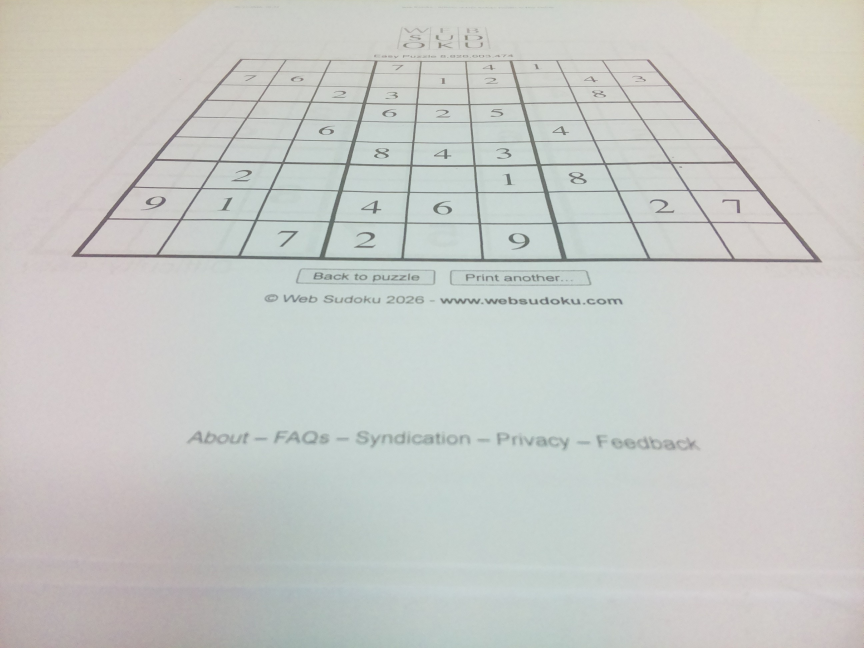
#> input picture assets/vision/test grids/weblarge.jpg, 2592 x 1944 px (shown at 1/3 size)
$ python vis_board.py
#> lines starting #> are read from the running program, lines starting #| are printed output that depends on the picture; after the words box and inside, x2 and y2 are one past the last pixel; in counts of white or black regions, pixels touching at a corner belong together; long printed decimals are rounded
#> further down, image is the input picture: shape (1944, 2592, 3); mean B, G, R 198.7, 201.9, 200
"""Capture, detect and rectify a Sudoku board, and locate the camera on it.

Board frame (the frame the camera pose is reported in, all in mm):
    origin  bottom-left corner of the board, on the board surface
    x       along the bottom edge, to the right
    y       up the left edge, towards the top of the board
    z       up, out of the board

A 200 x 200 mm board therefore spans (0, 0) to (200, 200), and a camera
mounted just below the board's centre sits near (100, -75, CAMERA_HEIGHT).

Camera axes (used internally while measuring the board):
    origin  the point on the board plane directly below the camera
    x       the camera's right
    y       the camera's forward direction, projected onto the board plane
"""

from dataclasses import dataclass
import subprocess
import sys
import time
from pathlib import Path

import cv2
import numpy as np

if __package__ in (None, ""):
    sys.path.insert(0, str(Path(__file__).resolve().parents[1]))

import config


@dataclass
class CameraPose:
    """Camera pose in the board frame, plus the measured board size.

    x, y: stamper position, i.e. the camera position plus
        CAMERA_TO_STAMPER_OFFSET_MM along the camera's x axis (mm).
    theta: angle of the camera's x axis from the board's x axis, degrees CCW.
    board_width, board_height: measured board size (mm).
    """

    x: float
    y: float
    theta: float
    dx_top: float
    dx_btm: float
    dy_left: float
    dy_top: float

    @property
    def board_width(self) -> float:
        return (self.dx_top + self.dx_btm) / 2

    @property
    def board_height(self) -> float:
        return (self.dy_left + self.dy_top) / 2


BoardPose = CameraPose


@dataclass
class RectifiedBoard:
    image: np.ndarray
    corners: np.ndarray
    transformation_matrix: np.ndarray
    camera_matrix: np.ndarray
    camera_pose: CameraPose

    @property
    def pose(self) -> CameraPose:
        return self.camera_pose


def capture_image(width: int = 2592, height: int = 1944) -> np.ndarray:
    """Capture an image using the Raspberry Pi camera."""
    start = time.perf_counter()
    process = subprocess.Popen(
        ["rpicam-jpeg", "-o", "-", "--width", str(width), "--height", str(height),
         "--nopreview"],
        stdout=subprocess.PIPE,
        stderr=subprocess.PIPE,
    )
    print(f"Camera launched in {time.perf_counter() - start:.3f}s", flush=True)
    stdout, stderr = process.communicate()
    if process.returncode != 0:
        raise subprocess.CalledProcessError(
            process.returncode, process.args, output=stdout, stderr=stderr
        )

    image = cv2.imdecode(np.frombuffer(stdout, dtype=np.uint8), cv2.IMREAD_COLOR)
    if image is None:
        raise RuntimeError("Failed to decode captured image")

    print(f"Image captured in {time.perf_counter() - start:.3f}s", flush=True)
    return image


def _calculate_camera_pose_and_corners(
    corners: np.ndarray,
    camera_matrix: np.ndarray,
) -> tuple[CameraPose, np.ndarray]:
    """Locate the camera/stamper in the board frame from the board's pixel corners.

    corners: (4, 2) pixel coordinates in the undistorted, upright image, ordered
        top-left, top-right, bottom-right, bottom-left.
    camera_matrix: intrinsics that match those pixel coordinates (already
        adjusted for any 180-degree image rotation).
    """
    if corners.shape != (4, 2):
        raise ValueError("Expected four pixel corners with shape (4, 2)")
    if config.CAMERA_HEIGHT <= 0:
        raise ValueError("CAMERA_HEIGHT must be positive")
    if not 0 < config.CAMERA_ANGLE <= 90:
        raise ValueError("CAMERA_ANGLE must be in the range (0, 90]")

    # Back-project each corner to a ray in the camera frame (x right, y down,
    # z along the optical axis).
    pixels = np.column_stack((corners.astype(np.float64), np.ones(4)))
    rays = (np.linalg.inv(camera_matrix) @ pixels.T).T

    # Undo the camera's downward tilt so each ray has a horizontal "forward"
    # component and a vertical "up" component. Corners must point below the
    # horizon to hit the board plane.
    tilt = np.deg2rad(config.CAMERA_ANGLE)
    forward = np.cos(tilt) * rays[:, 2] - np.sin(tilt) * rays[:, 1]
    up = -np.sin(tilt) * rays[:, 2] - np.cos(tilt) * rays[:, 1]
    if np.any(up >= 0):
        raise ValueError("Board corners do not project in front of the board plane")

    # Intersect the rays with the board plane, CAMERA_HEIGHT below the camera.
    # This gives each corner's position on the plane in camera axes (mm):
    # origin directly below the camera, x to its right, y forward.
    scale = -config.CAMERA_HEIGHT / up
    corners_cam = np.column_stack((rays[:, 0] * scale, forward * scale))

    # Use the measured projected corners directly. The board origin is the
    # measured bottom-left corner, and each board axis follows its measured
    # edge. No rectangle, right-angle, or equal-edge constraint is imposed.
    board_origin = corners_cam[3]
    bottom_edge = corners_cam[2] - corners_cam[3]
    left_edge = corners_cam[0] - corners_cam[3]
    width_bottom = np.linalg.norm(bottom_edge)
    width_top = np.linalg.norm(corners_cam[1] - corners_cam[0])
    height_left = np.linalg.norm(left_edge)
    height_right = np.linalg.norm(corners_cam[2] - corners_cam[1])
    if min(width_bottom, width_top, height_left, height_right) <= 0:
        raise ValueError("Detected board has invalid dimensions")
    board_x = bottom_edge / width_bottom
    board_y = left_edge / height_left
    board_angle = np.arctan2(board_x[1], board_x[0])
    measured_global_corners = np.column_stack((
        (corners_cam - board_origin) @ board_x,
        (corners_cam - board_origin) @ board_y,
        np.zeros(4),
    ))
    print("Original board corners in the global frame (mm, TL/TR/BR/BL):")
    for index, point in enumerate(measured_global_corners):
        print(f"  {index}: ({point[0]:.2f}, {point[1]:.2f}, {point[2]:.2f})")

    # Change of frame. The camera is at (0, 0) in camera axes, so the vector
    # from the board origin to the camera is (0 - board_origin). Resolving it
    # along the board axes gives the camera's position in the board frame.
    camera_x = -board_origin @ board_x
    camera_y = -board_origin @ board_y

    # The camera's x axis sits at -board_angle from the board's x axis. The
    # stamper is offset from the camera along that axis.
    theta = -np.rad2deg(board_angle)
    offset = config.CAMERA_TO_STAMPER_OFFSET_MM
    return CameraPose(
        x=float(camera_x + offset * np.cos(np.deg2rad(theta))),
        y=float(camera_y + offset * np.sin(np.deg2rad(theta))),
        theta=float(theta),
        dx_top=float(width_top),
        dx_btm=float(width_bottom),
        dy_left=float(height_left),
        dy_top=float(height_right),
    ), corners_cam


def calculate_camera_pose(corners: np.ndarray, camera_matrix: np.ndarray) -> CameraPose:
    """Locate the camera/stamper in the board frame from board corners."""
    pose, _ = _calculate_camera_pose_and_corners(corners, camera_matrix)
    return pose


def process_image(image: np.ndarray, debug: bool = False) -> RectifiedBoard:
    """Undistort, detect and rectify a Sudoku board, and calculate the camera pose.

    Returned corners are pixel coordinates in the upright, undistorted image.
    """
#> called with debug = True
    height, width = image.shape[:2]
#> height = 1944; width = 2592

    # --- Undistort to a pinhole model --------------------------------------
    # Grayscale first: it's all the later steps need, and undistorting one
    # channel is roughly three times cheaper than three.
    gray = cv2.cvtColor(image, cv2.COLOR_BGR2GRAY)
    camera_matrix, _ = cv2.getOptimalNewCameraMatrix(
        config.CAMERA_MATRIX, config.DISTORTION_COEFFICIENTS, (width, height), alpha=0
    )
    gray = cv2.undistort(
        gray, config.CAMERA_MATRIX, config.DISTORTION_COEFFICIENTS, None, camera_matrix
    )
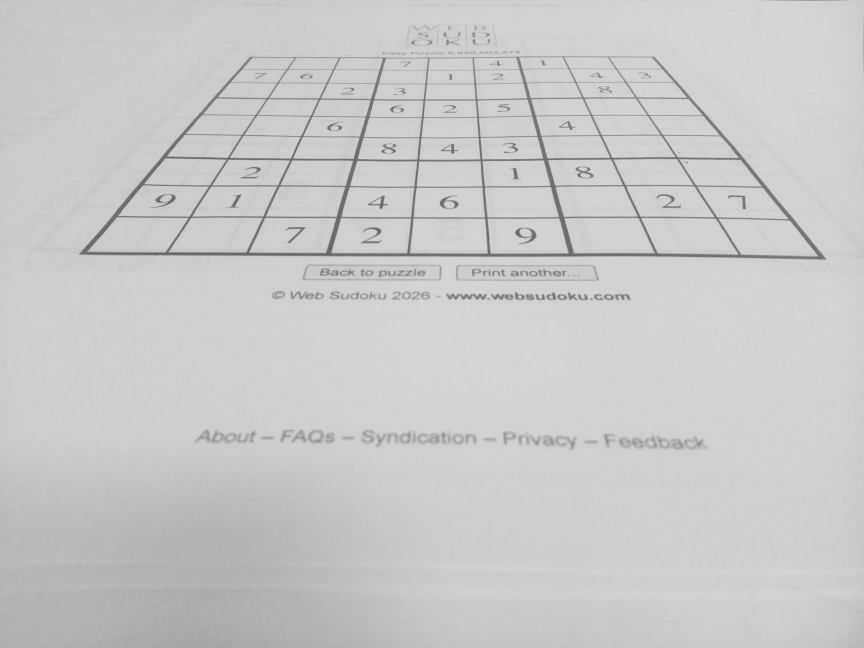
#> gray: shape (1944, 2592) (shown at 1/3 size); min 65, max 226, mean 201

    # --- Make the image upright --------------------------------------------
    # A 180-degree rotation maps pixel (u, v) to (W-1-u, H-1-v), so the
    # principal point has to move with it. This is the only place it's done.
    if config.CAMERA_MOUNTED_UPSIDE_DOWN:
        gray = cv2.rotate(gray, cv2.ROTATE_180)
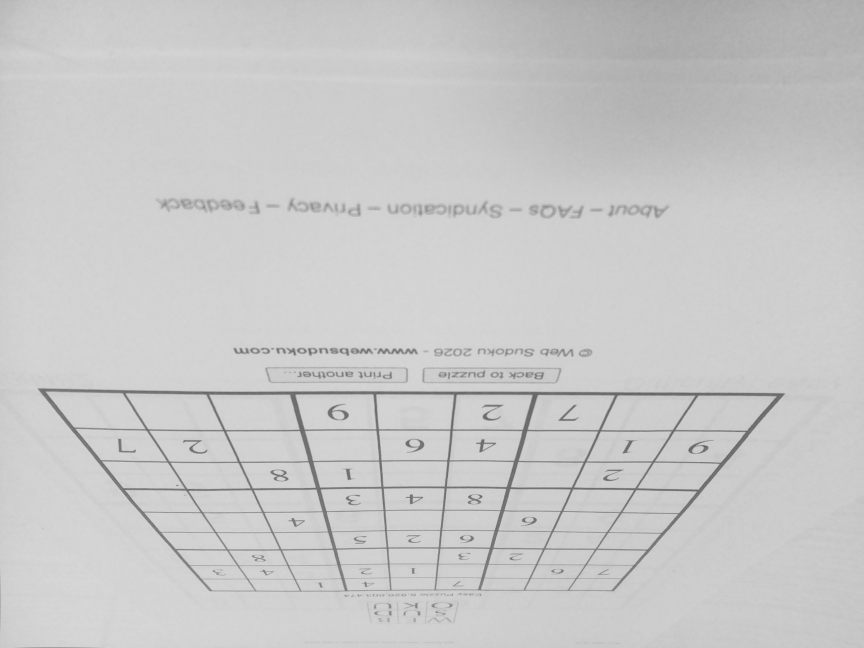
#> gray: shape (1944, 2592) (shown at 1/3 size); min 65, max 226, mean 201
        camera_matrix[0, 2] = width - 1 - camera_matrix[0, 2]
        camera_matrix[1, 2] = height - 1 - camera_matrix[1, 2]

    # --- Binary image for board detection ----------------------------------
    blurred = cv2.GaussianBlur(gray, config.GAUSSIAN_KERNEL, 0)
    binary = cv2.adaptiveThreshold(
        blurred, 255, cv2.ADAPTIVE_THRESH_GAUSSIAN_C, cv2.THRESH_BINARY,
        config.ADAPTIVE_THRESHOLD_BLOCK_SIZE, config.ADAPTIVE_THRESHOLD_C,
    )
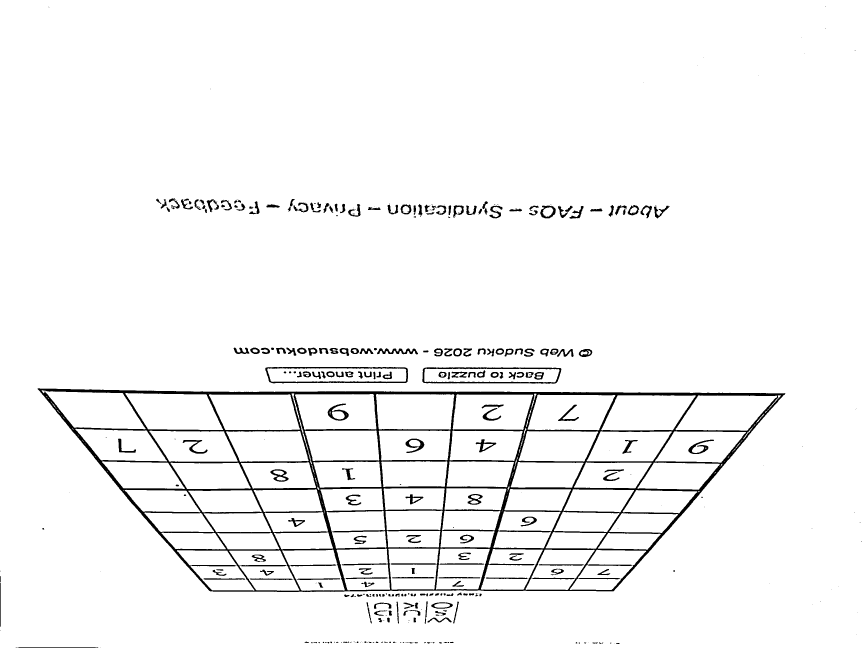
#> binary: shape (1944, 2592) (shown at 1/3 size); 96.3% white; 375 black regions (136 under 20 px), largest, box (x1, y1, x2, y2) and area: (113, 1165, 2356, 1776) 120305, (796, 1101, 1224, 1150) 3910, (1267, 1102, 1684, 1151) 3843
    binary = cv2.bitwise_not(binary)  # lines/ink become white
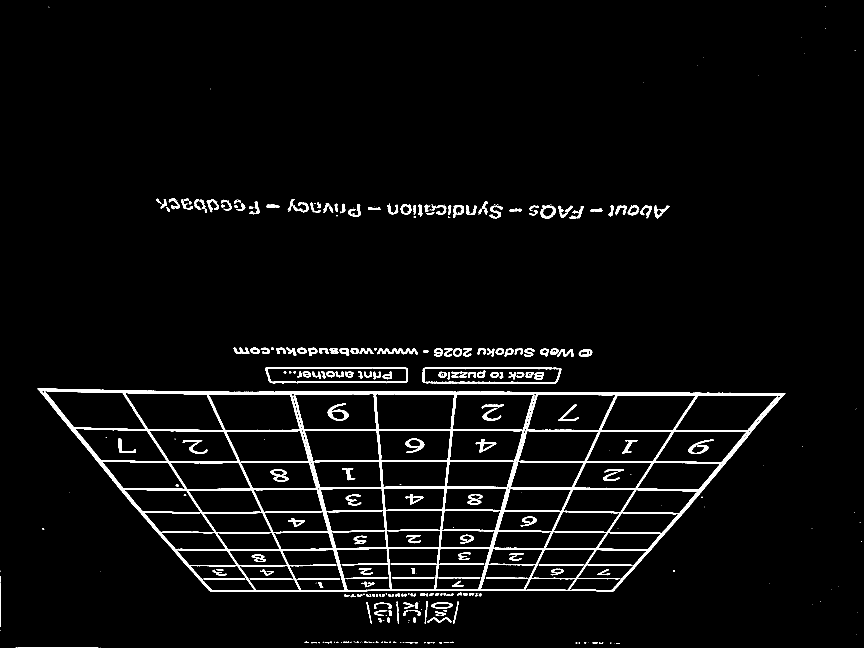
#> binary: shape (1944, 2592) (shown at 1/3 size); 3.7% white; 375 white regions (136 under 20 px), largest, box (x1, y1, x2, y2) and area: (113, 1165, 2356, 1776) 120305, (796, 1101, 1224, 1150) 3910, (1267, 1102, 1684, 1151) 3843
    # Dilate then erode (a "close") to join broken grid lines.
    kernel = np.ones((config.MORPHOLOGY_KERNEL_SIZE,) * 2, np.uint8)
    binary = cv2.morphologyEx(binary, cv2.MORPH_CLOSE, kernel)
#> binary: shape (1944, 2592); 3.7% white; 300 white regions (84 under 20 px)

    # --- Find the board: largest contour that simplifies to four points ----
    contours, _ = cv2.findContours(binary, cv2.RETR_EXTERNAL, cv2.CHAIN_APPROX_SIMPLE)
#> contours = 218 contours, 87 with area under 20; largest, box (x1, y1, x2, y2) and area: (113, 1165, 2356, 1776) 1035548, (796, 1101, 1224, 1150) 19688, (1267, 1102, 1684, 1151) 19002, (1621, 617, 1667, 655) 1326, (1131, 1045, 1254, 1063) 909
    contours = sorted(contours, key=cv2.contourArea, reverse=True)
    for contour in contours:
        approximation = cv2.approxPolyDP(
            contour, 0.02 * cv2.arcLength(contour, True), True
        )
        if len(approximation) == 4:
            break
    else:
        raise ValueError("Could not find Sudoku board")
#> this loop made 1 pass

    # Order corners TL, TR, BR, BL: the two highest points in the image are the
    # top edge and the two lowest are the bottom edge, then split each pair
    # left/right by x. Unlike ordering by x+y / y-x, this holds up when
    # perspective makes the near edge much wider than the far edge. It assumes
    # the board is within about 45 degrees of upright in the image.
    points = approximation.reshape(4, 2).astype(np.float32)
#> points = [[113, 1165], [639, 1774], [1840, 1773], [2355, 1181]]
    by_y = points[np.argsort(points[:, 1])]
#> by_y = [[113, 1165], [2355, 1181], [1840, 1773], [639, 1774]]
    top = by_y[:2][np.argsort(by_y[:2, 0])]
#> top = [[113, 1165], [2355, 1181]]
    bottom = by_y[2:][np.argsort(by_y[2:, 0])]
#> bottom = [[639, 1774], [1840, 1773]]
    corners = np.array([top[0], top[1], bottom[1], bottom[0]], dtype=np.float32)
#> corners has the same summary as by_y

    # --- Camera pose in the board frame ------------------------------------
    camera_pose, _ = _calculate_camera_pose_and_corners(
        corners,
        camera_matrix,
    )
#> in _calculate_camera_pose_and_corners, `pixels = np.column_stack((corners.astype(np.float64), np.ones(4)))`: pixels = [[113, 1165, 1], [2355, 1181, 1], [1840, 1773, 1], [639, 1774, 1]]
#> in _calculate_camera_pose_and_corners, `rays = (np.linalg.inv(camera_matrix) @ pixels.T).T`: rays = [[-0.305, 0.118, 1], [0.53, 0.124, 1], [0.338, 0.341, 1], [-0.109, 0.342, 1]]
#> in _calculate_camera_pose_and_corners, `forward = np.cos(tilt) * rays[:, 2] - np.sin(tilt) * rays[:, 1]`: forward = [0.818, 0.815, 0.709, 0.709]
#> in _calculate_camera_pose_and_corners, `up = -np.sin(tilt) * rays[:, 2] - np.cos(tilt) * rays[:, 1]`: up = [-0.588, -0.593, -0.783, -0.784]
#> in _calculate_camera_pose_and_corners, `scale = -config.CAMERA_HEIGHT / up`: scale = [124.2, 123.1, 93.2, 93.16]
#> in _calculate_camera_pose_and_corners, `corners_cam = np.column_stack((rays[:, 0] * scale, forward * scale))`: corners_cam = [[-37.87, 101.5], [65.28, 100.3], [31.53, 66.1], [-10.15, 66.05]]
#> in _calculate_camera_pose_and_corners, `board_origin = corners_cam[3]`: board_origin = [-10.15, 66.05]
#> in _calculate_camera_pose_and_corners, `bottom_edge = corners_cam[2] - corners_cam[3]`: bottom_edge = [41.69, 0.0437]
#> in _calculate_camera_pose_and_corners, `left_edge = corners_cam[0] - corners_cam[3]`: left_edge = [-27.72, 35.49]
#> in _calculate_camera_pose_and_corners, `width_bottom = np.linalg.norm(bottom_edge)`: width_bottom = 41.69
#> in _calculate_camera_pose_and_corners, `width_top = np.linalg.norm(corners_cam[1] - corners_cam[0])`: width_top = 103.2
#> in _calculate_camera_pose_and_corners, `height_left = np.linalg.norm(left_edge)`: height_left = 45.03
#> in _calculate_camera_pose_and_corners, `height_right = np.linalg.norm(corners_cam[2] - corners_cam[1])`: height_right = 48.06
#> in _calculate_camera_pose_and_corners, `board_x = bottom_edge / width_bottom`: board_x = [1, 0.00105]
#> in _calculate_camera_pose_and_corners, `board_y = left_edge / height_left`: board_y = [-0.615, 0.788]
#> in _calculate_camera_pose_and_corners, `board_angle = np.arctan2(board_x[1], board_x[0])`: board_angle = 0.00105
#> in _calculate_camera_pose_and_corners, `measured_global_corners = np.column_stack(( (corners_cam - board_origi..`: measured_global_corners = [[-27.68, 45.03, 0], [75.46, -19.42, 0], [41.69, -25.62, 0], [0, 0, 0]]
#> the loop in _calculate_camera_pose_and_corners, `for index, point in enumerate(measured_global_corners):` made 4 passes
#|   0: (-27.68, 45.03, 0.00)
#|   1: (75.46, -19.42, 0.00)
#|   2: (41.69, -25.62, 0.00)
#|   3: (0.00, 0.00, 0.00)
#> in _calculate_camera_pose_and_corners, `camera_x = -board_origin @ board_x`: camera_x = 10.08
#> in _calculate_camera_pose_and_corners, `camera_y = -board_origin @ board_y`: camera_y = -58.31
#> in _calculate_camera_pose_and_corners, `theta = -np.rad2deg(board_angle)`: theta = -0.0601

    # --- Perspective-correct to a square, top-down grayscale image ---------
    size = config.BOARD_IMAGE_SIZE
    destination = np.array(
        [[0, 0], [size - 1, 0], [size - 1, size - 1], [0, size - 1]], dtype=np.float32
    )
    matrix = cv2.getPerspectiveTransform(corners, destination)
#> matrix = [[0.207, -0.179, 185.2], [-0.00299, 0.418, -487.1], [-4.05e-06, -0.000403, 1]]
    warped = cv2.warpPerspective(gray, matrix, (size, size))
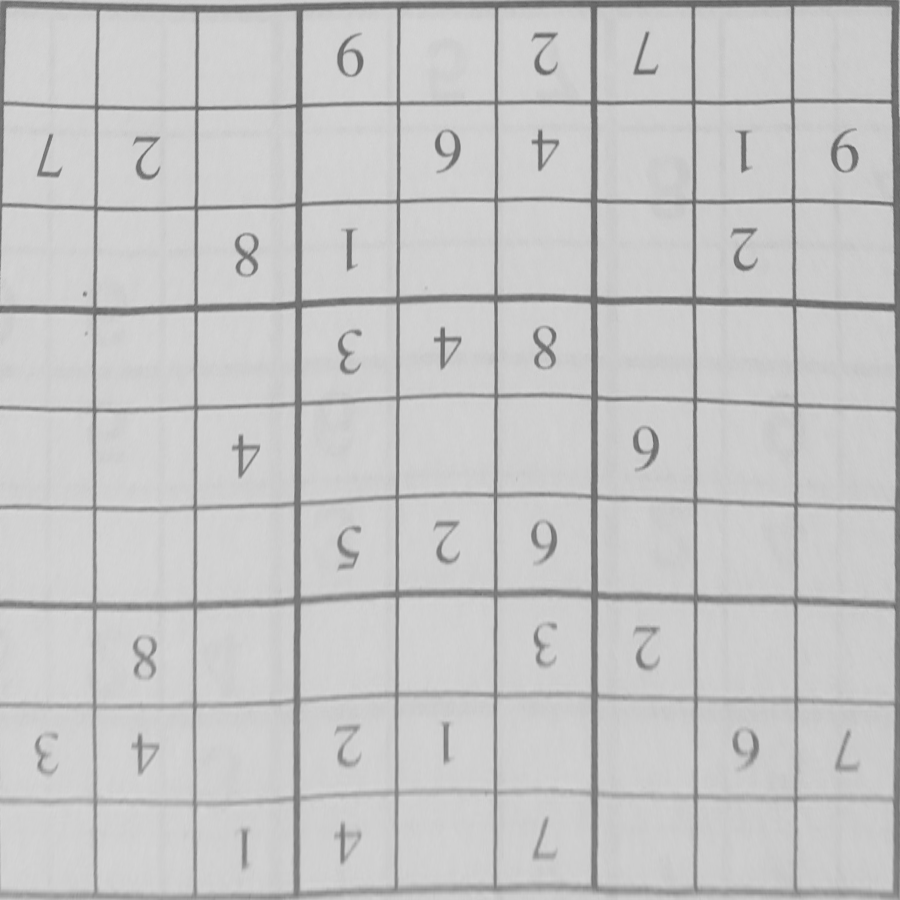
#> warped: shape (900, 900); min 90, max 216, mean 197.4

    if debug:
        debug_image = cv2.cvtColor(gray, cv2.COLOR_GRAY2BGR)
        measured_polygon = corners.astype(np.int32).reshape(-1, 1, 2)
#> measured_polygon has the same summary as by_y
        cv2.polylines(
            debug_image,
            [measured_polygon],
            True,
            (0, 0, 255),
            3,
        )
        for index, point in enumerate(corners.astype(int)):
            cv2.circle(debug_image, tuple(point), 8, (0, 0, 255), -1)
            cv2.putText(
                debug_image,
                f"M{index}",
                tuple(point + np.array([10, -10])),
                cv2.FONT_HERSHEY_SIMPLEX,
                0.8,
                (0, 0, 255),
                2,
            )
#> this loop made 4 passes
        cv2.imshow("Undistorted board corners", debug_image)

    return RectifiedBoard(
        image=warped,
        corners=corners,
        transformation_matrix=matrix,
        camera_matrix=camera_matrix,
        camera_pose=camera_pose,
    )


if __name__ == "__main__":
    image = cv2.imread(str(config.DEMO_IMAGE_PATH))
    if image is None:
        raise FileNotFoundError(f"Could not load demo image: {config.DEMO_IMAGE_PATH}")
    board = process_image(image, debug=True)
    print("Undistorted board corners:")
    print(board.corners)
#| [[ 113. 1165.]
#|  [2355. 1181.]
#|  [1840. 1773.]
#|  [ 639. 1774.]]
    print("Calculated camera pose in the board frame:")
    print(board.camera_pose)
#| CameraPose(x=0.08211, y=-58.298, theta=-0.06011, dx_top=103.151, dx_btm=41.685, dy_left=45.033, dy_top=48.056)
    cv2.waitKey(0)
    cv2.destroyAllWindows()
